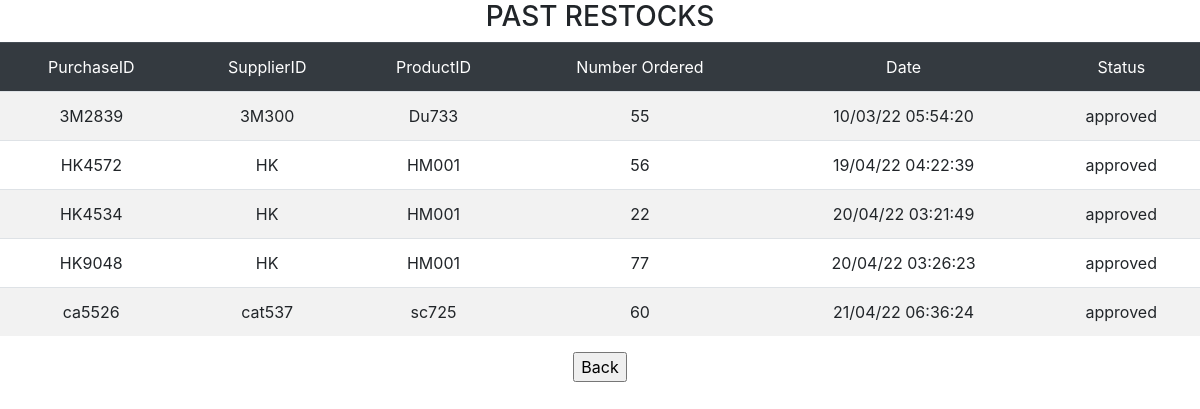
The app's page /ViewRestocks.php with its own data.
### tables this page shows
CREATE TABLE Stock_Purchases(Purchase_ID STRING PRIMARY KEY, Supplier_ID STRING, Product_ID STRING, Quantity_Recieved INTEGER, Order_Date DATE, Status STRING);

### ViewRestocks.php (the view, shortened to what this page needs)
<!DOCTYPE html>
<html>
<head>
	<link rel="stylesheet" href="https://cdn.jsdelivr.net/npm/bootstrap@4.3.1/dist/css/bootstrap.min.css">
</head>
<body>
	<h3 style="color:#00000; text-align:center">PAST RESTOCKS</h3>
	<div class="row">
	<div style="text-align: center;"class="col-12">
		<table class="table table-striped">
		<thead class="table-dark">
		<td>PurchaseID</td>
		<td>SupplierID</td>
		<td>ProductID</td>
		<td>Number Ordered</td>
	   <td>Date</td>
	   <td>Status</td>
		</thead>
		<?php
	 	$db = new SQLITE3('C:\xampp\htdocs\myDB.db');
		$sql = "SELECT * FROM Stock_Purchases";
		$stmt = $db->prepare($sql);
		$result = $stmt->execute();
		$arrayResult = [];
		while ($row = $result->fetchArray()){
				$arrayResult [] = $row;
		}
	 	for ($i=0; $i<count($arrayResult); $i++):
	  	?>
		<tr>
		<td><?php echo $arrayResult[$i]['Purchase_ID']?></td>
		<td><?php echo $arrayResult[$i]['Supplier_ID']?></td>
	 	<td><?php echo $arrayResult[$i]['Product_ID']?></td>
	 	<td><?php echo $arrayResult[$i]['Quantity_Recieved']?></td>
	 	<td><?php echo $arrayResult[$i]['Order_Date']?></td>
	 	<td><?php echo $arrayResult[$i]['Status']?></td>
		</tr>
		<?php endfor;?>
 		</table>
 		<a href="Restock.php">
   <input type="button" value="Back" />
</a>
 	</div>
 </div>
</body>
</html>

### records on screen
stock_purchases: Purchase_ID "3M2839", Supplier_ID "3M300", Product_ID "Du733", Quantity_Recieved "55", Order_Date "10/03/22 05:54:20", Status "approved"
stock_purchases: Purchase_ID "HK4572", Supplier_ID "HK", Product_ID "HM001", Quantity_Recieved "56", Order_Date "19/04/22 04:22:39", Status "approved"
stock_purchases: Purchase_ID "HK4534", Supplier_ID "HK", Product_ID "HM001", Quantity_Recieved "22", Order_Date "20/04/22 03:21:49", Status "approved"
stock_purchases: Purchase_ID "HK9048", Supplier_ID "HK", Product_ID "HM001", Quantity_Recieved "77", Order_Date "20/04/22 03:26:23", Status "approved"
stock_purchases: Purchase_ID "ca5526", Supplier_ID "cat537", Product_ID "sc725", Quantity_Recieved "60", Order_Date "21/04/22 06:36:24", Status "approved"
